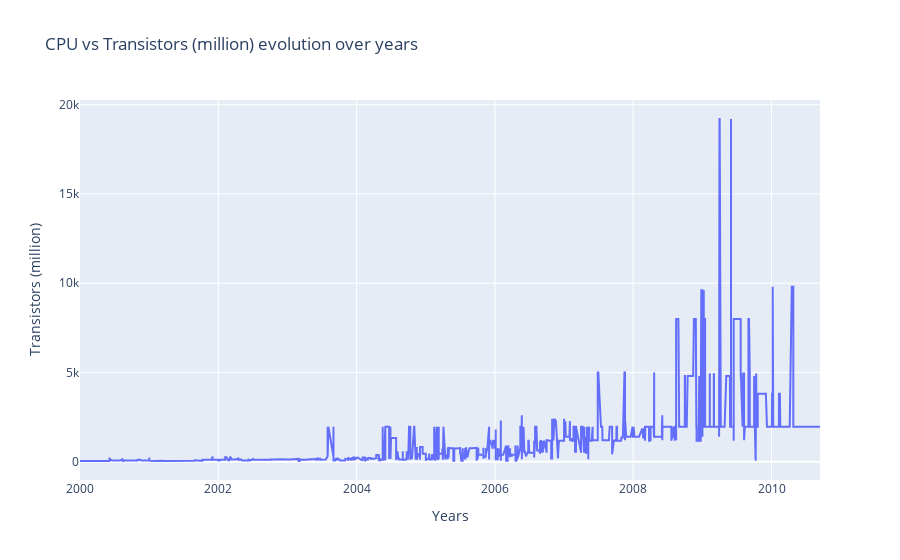
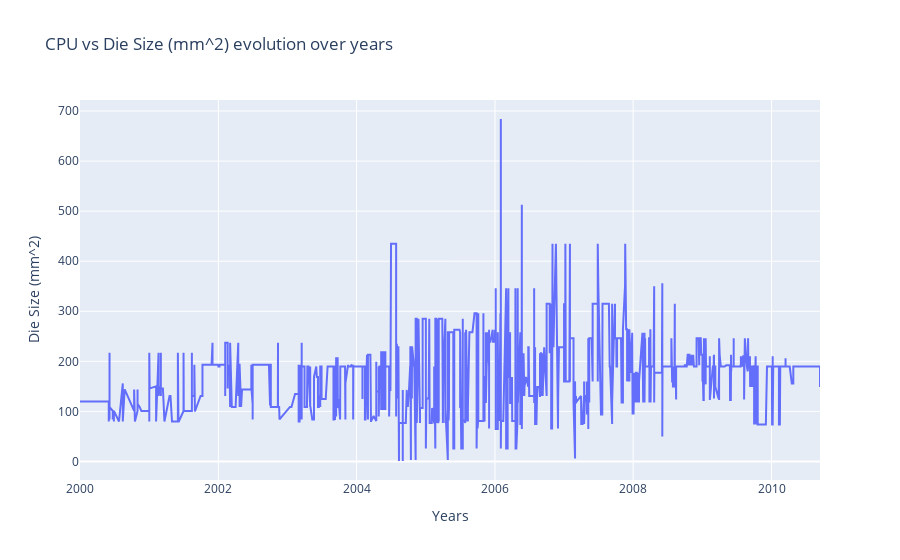

The notebook cell these images were saved under, in order:
### Markdown cell above
##### CPU

### Code cell
fig_transistors = make_subplots()
fig_die = make_subplots()

# Add traces
fig_transistors.add_trace(
    go.Scatter(x= df_an.index, y=df_cpu["Transistors (million)"] ,name= "CPU")
)
# Add figure title
fig_transistors.update_layout(
    title_text="CPU vs Transistors (million) evolution over years"
)
# Set x-axis title
fig_transistors.update_xaxes(title_text="Years")
# Set y-axes titles
fig_transistors.update_yaxes(title_text="Transistors (million)", secondary_y=False)

# Add traces
fig_die.add_trace(
    go.Scatter(x= df_an.index, y=df_cpu["Die Size (mm^2)"] ,name= "CPU")
)
# Add figure title
fig_die.update_layout(
    title_text="CPU vs Die Size (mm^2) evolution over years"
)
# Set x-axis title
fig_die.update_xaxes(title_text="Years")
# Set y-axes titles
fig_die.update_yaxes(title_text="Die Size (mm^2)", secondary_y=False)

fig_transistors.show()
fig_die.show()

### Figure 1 — Plotly figure (JSON) as saved in the notebook; plotly's stock layout.template omitted (floating-point values rounded to 4 significant figures; data arrays with more than 128 entries replaced by an {"elided": "..."} marker saying what was removed)
{"data": [{"name": "CPU", "type": "scatter", "x": {"elided": "4747 str values"}, "y": {"elided": "2142 float values"}}], "layout": {"title": {"text": "CPU vs Transistors (million) evolution over years"}, "xaxis": {"anchor": "y", "domain": [0, 1], "title": {"text": "Years"}}, "yaxis": {"anchor": "x", "domain": [0, 1], "title": {"text": "Transistors (million)"}}}}

### Figure 2 — Plotly figure (JSON) as saved in the notebook; plotly's stock layout.template omitted (floating-point values rounded to 4 significant figures; data arrays with more than 128 entries replaced by an {"elided": "..."} marker saying what was removed)
{"data": [{"name": "CPU", "type": "scatter", "x": {"elided": "4747 str values"}, "y": {"elided": "2142 float values"}}], "layout": {"title": {"text": "CPU vs Die Size (mm^2) evolution over years"}, "xaxis": {"anchor": "y", "domain": [0, 1], "title": {"text": "Years"}}, "yaxis": {"anchor": "x", "domain": [0, 1], "title": {"text": "Die Size (mm^2)"}}}}
